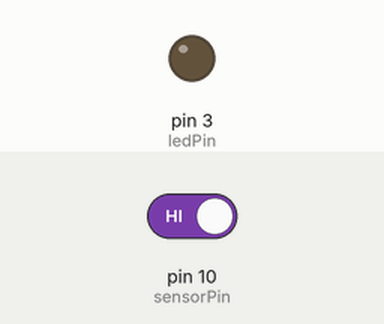
Recording of a sketch running on a simulated Arduino Uno, built with avr-gcc and run on an emulated ATmega328P. Shown: output pins drawn as LEDs (lit = HIGH). Inputs (shaded band) come from the test bench; at power-on: pin 10 (sensorPin) HIGH.

Above: at 1.2 s.
1.3 s: pin 10 (sensorPin) driven LOW
At 2.3 s:
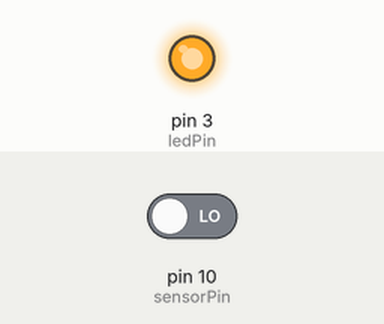
2.8 s: pin 10 (sensorPin) driven HIGH
At 3.5 s:
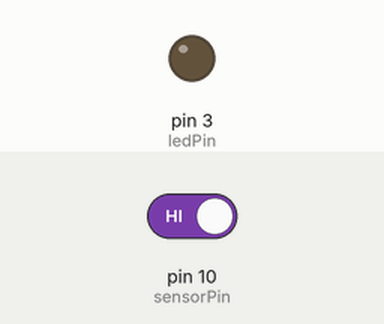
Timing chart, 0 to 5.8 s (numbered marks = the images above; inputs shaded):
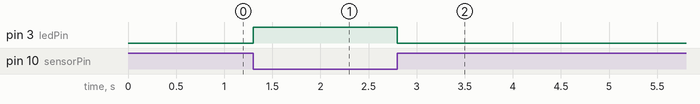

The sketch:

ObjectDetectionAlert.ino
```cpp
#include <Arduino.h>

int ledPin = 3; // LED Pin Assignment on Arduino

int sensorPin = 10; // Avoidance Sensor Pin Assignment on Arduino

int val; // Store result

void setup() {
  pinMode(ledPin, OUTPUT); // Define LED as output interface

  pinMode(sensorPin, INPUT);  // Define avoidance sensor as input interface
}

void loop() {
  val = digitalRead(sensorPin); // Read sensor value

  if (val == LOW) {
    digitalWrite(ledPin, HIGH);
  } else {
    digitalWrite(ledPin, LOW);
  }
}
```

Measured:
- after the input at 1.3 s, pin 3 (ledPin): LOW → HIGH at once
- after the input at 2.8 s, pin 3 (ledPin): HIGH → LOW at once
